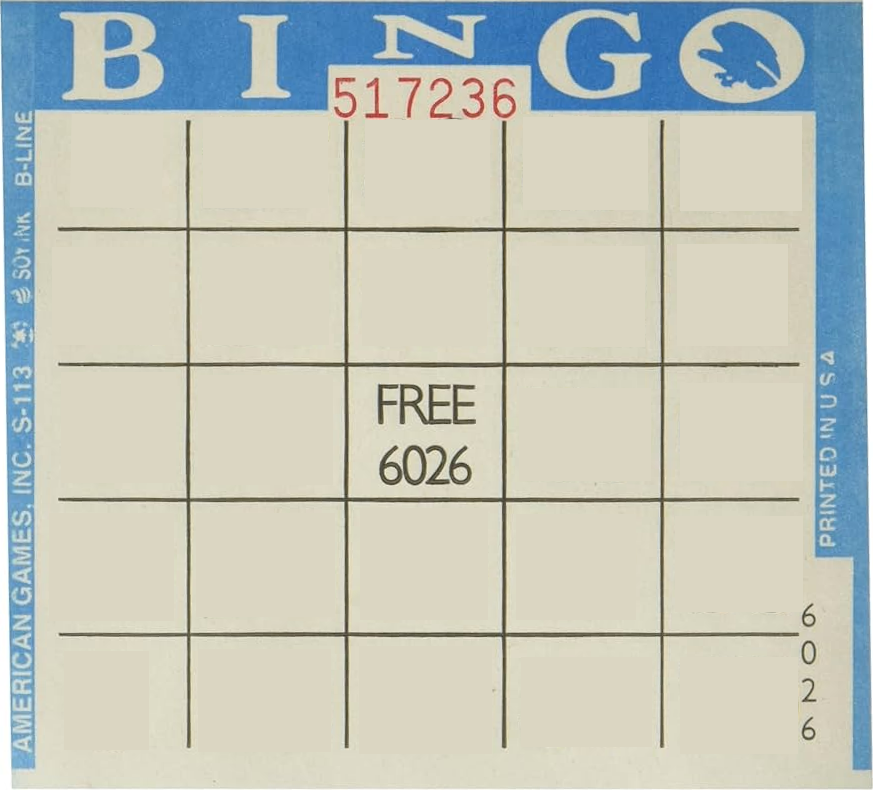
#> input picture input.png, 873 x 790 px
$ python test.py
#> lines starting #> are read from the running program, lines starting #| are printed output that depends on the picture
import cv2
import numpy as np
from helper import random_transform

img = cv2.imread('input.png')
#> img is the input picture: shape (790, 873, 3); mean B, G, R 187.9, 197.5, 192.7
bg = cv2.imread('background.png')
img = cv2.resize(img, (400, 400))
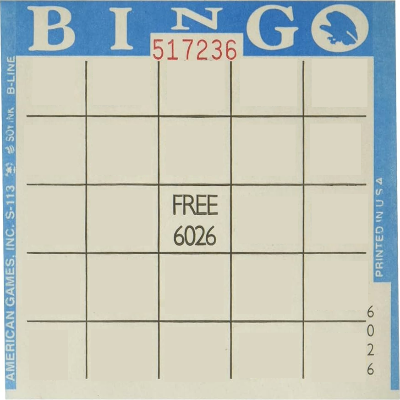
#> img: shape (400, 400, 3); mean B, G, R 187.8, 197.4, 192.6

for i in range(100):
#> (the run stopped early here; a loop or call above may not have finished)
